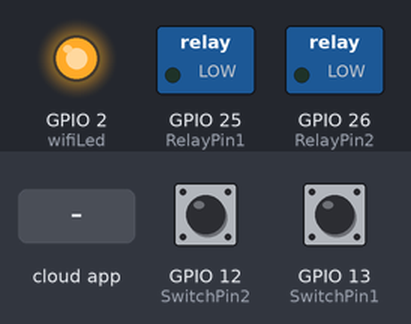
Recording of a sketch running on a simulated ESP32. On the bench: switched loads named in the sketch (green lamp = pin HIGH), output pins drawn as LEDs (lit = HIGH). The inputs (shaded band) are chosen by the test bench; at power-on: GPIO 12 (SwitchPin2) HIGH, GPIO 13 (SwitchPin1) HIGH. WiFi joins after 1.5 s; servers stay silent unless stated; what the sketch prints to the serial monitor is not drawn.

Above: at 2.7 s.
2.8 s: the phone or cloud app sets 660c61c838f6f4a3cdcefb45 to 1
At 3.7 s:
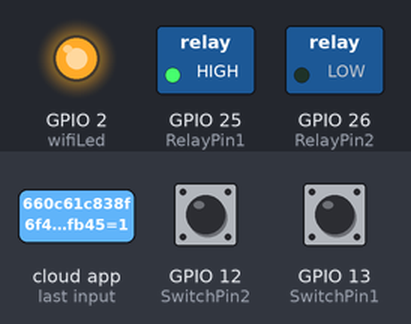
4.3 s: the phone or cloud app sets 660c629038f6f4a3cdcefbbc to 1
At 4.8 s:
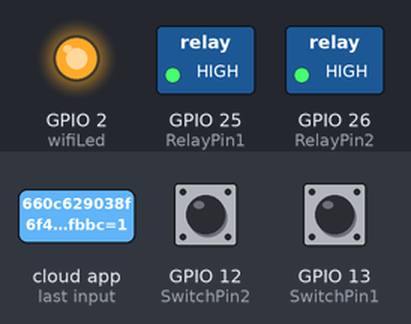
5.8 s: the phone or cloud app sets 660c61c838f6f4a3cdcefb45 to 0
At 7.0 s:
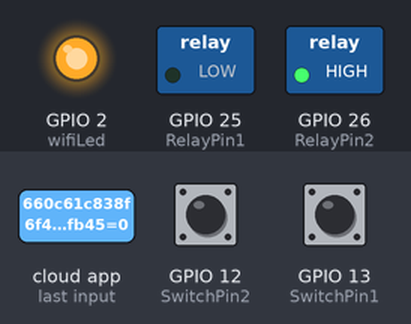
7.3 s: the phone or cloud app sets 660c629038f6f4a3cdcefbbc to 0
At 8.3 s:
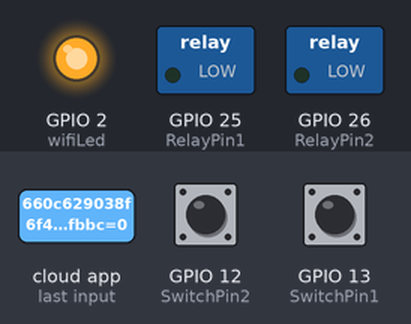
8.8 s: GPIO 12 (SwitchPin2) pulled LOW for 3.2 s
At 9.5 s:
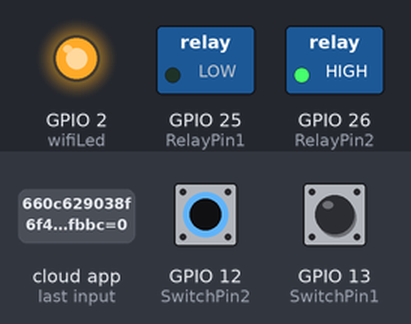
13.5 s: GPIO 13 (SwitchPin1) pulled LOW for 3.2 s
At 14.2 s:
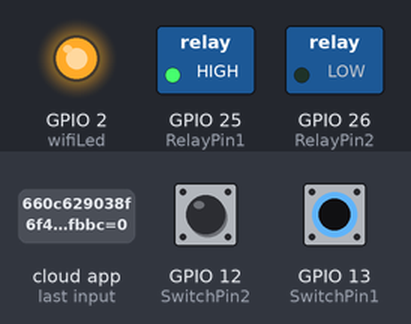
Timing chart, 0 to 18.2 s (numbered marks = the images above; inputs shaded):
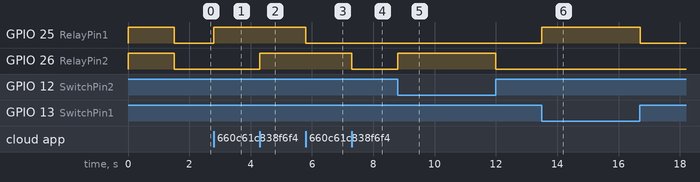

The sketch:

Dispenser.ino
```cpp
#include <Arduino.h>                          //ArduinoJson Library: https://github.com/bblanchon/ArduinoJson
#include <WiFi.h>
#include "SinricPro.h"                        //SinricPro Library: https://sinricpro.github.io/esp8266-esp32-sdk/
#include "SinricProSwitch.h"
#include <map>
#include <string.h>


//#define ENABLE_DEBUG

#ifdef ENABLE_DEBUG
       #define DEBUG_ESP_PORT Serial
       #define NODEBUG_WEBSOCKETS             //arduinoWebSockets Library: https://github.com/Links2004/arduinoWebSockets
       #define NDEBUG
#endif

#define WIFI_SSID         "Badri"      //Enter WiFi Name
#define WIFI_PASS         "Badri23510"      //Enter WiFi Password
#define APP_KEY           "d259475c-8066-4e17-b7df-d9e22131ebbf"                  //Enter APP-KEY
#define APP_SECRET        "d304042e-a415-4506-a4b8-5adc8f921d5e-feb37b90-4b10-4e36-8cec-1c4e97786d75"     //Enter APP-SECRET

//Enter the device IDs here
#define device_ID_1   "660c61c838f6f4a3cdcefb45"  //Food Dispenser ID
#define device_ID_2   "660c629038f6f4a3cdcefbbc"  //Water Dispenser ID


// define the GPIO connected with Relays and switches
#define RelayPin1 25
#define RelayPin2 26


#define SwitchPin1 13  //D13
#define SwitchPin2 12  //D12

#define wifiLed   2   //D2

//uncomment the following line if you use Push Buttons to toggle Relays
//#define TACTILE_BUTTON 1

#define BAUD_RATE   9600

#define DEBOUNCE_TIME 250

typedef struct {      // struct for the std::map below
  int relayPIN;
  int flipSwitchPIN;
} deviceConfig_t;


std::map<String, deviceConfig_t> devices = {
    //{deviceId, {relayPIN,  flipSwitchPIN}}
    {device_ID_1, {  RelayPin1, SwitchPin1 }},
    {device_ID_2, {  RelayPin2, SwitchPin2 }}

};

typedef struct {      // struct for the std::map below
  String deviceId;
  bool lastFlipSwitchState;
  unsigned long lastFlipSwitchChange;
} flipSwitchConfig_t;

std::map<int, flipSwitchConfig_t> flipSwitches;    // this map is used to map flipSwitch PINs to deviceId and handling debounce and last flipSwitch state checks
                                                  // it will be setup in "setupFlipSwitches" function, using informations from devices map

void setupRelays() {
  for (auto &device : devices) {           // for each device (relay, flipSwitch combination)
    int relayPIN = device.second.relayPIN; // get the relay pin
    pinMode(relayPIN, OUTPUT);             // set relay pin to OUTPUT
    digitalWrite(relayPIN, HIGH);
  }
}

void setupFlipSwitches() {
  for (auto &device : devices)  {                     // for each device (relay / flipSwitch combination)
    flipSwitchConfig_t flipSwitchConfig;              // create a new flipSwitch configuration

    flipSwitchConfig.deviceId = device.first;         // set the deviceId
    flipSwitchConfig.lastFlipSwitchChange = 0;        // set debounce time
    flipSwitchConfig.lastFlipSwitchState = false;     // set lastFlipSwitchState to false (LOW)--

    int flipSwitchPIN = device.second.flipSwitchPIN;  // get the flipSwitchPIN

    flipSwitches[flipSwitchPIN] = flipSwitchConfig;   // save the flipSwitch config to flipSwitches map
    pinMode(flipSwitchPIN, INPUT_PULLUP);                   // set the flipSwitch pin to INPUT
  }
}

bool onPowerState(String deviceId, bool &state)
{
  Serial.printf("%s: %s\r\n", deviceId.c_str(), state ? "on" : "off");
  int relayPIN = devices[deviceId].relayPIN; // get the relay pin for corresponding device
  digitalWrite(relayPIN, state);            // set the new relay state
  return true;
}

void handleFlipSwitches() {
  unsigned long actualMillis = millis();                                          // get actual millis
  for (auto &flipSwitch : flipSwitches) {                                         // for each flipSwitch in flipSwitches map
    unsigned long lastFlipSwitchChange = flipSwitch.second.lastFlipSwitchChange;  // get the timestamp when flipSwitch was pressed last time (used to debounce / limit events)

    if (actualMillis - lastFlipSwitchChange > DEBOUNCE_TIME) {                    // if time is > debounce time...

      int flipSwitchPIN = flipSwitch.first;                                       // get the flipSwitch pin from configuration
      bool lastFlipSwitchState = flipSwitch.second.lastFlipSwitchState;           // get the lastFlipSwitchState
      bool flipSwitchState = digitalRead(flipSwitchPIN);                          // read the current flipSwitch state
      if (flipSwitchState != lastFlipSwitchState) {                               // if the flipSwitchState has changed...
#ifdef TACTILE_BUTTON
        if (flipSwitchState) {                                                    // if the tactile button is pressed
#endif
          flipSwitch.second.lastFlipSwitchChange = actualMillis;                  // update lastFlipSwitchChange time
          String deviceId = flipSwitch.second.deviceId;                           // get the deviceId from config
          int relayPIN = devices[deviceId].relayPIN;                              // get the relayPIN from config
          bool newRelayState = !digitalRead(relayPIN);                            // set the new relay State
          digitalWrite(relayPIN, newRelayState);                                  // set the trelay to the new state

          SinricProSwitch &mySwitch = SinricPro[deviceId];                        // get Switch device from SinricPro
          mySwitch.sendPowerStateEvent(!newRelayState);                            // send the event
#ifdef TACTILE_BUTTON
        }
#endif
        flipSwitch.second.lastFlipSwitchState = flipSwitchState;                  // update lastFlipSwitchState
      }
    }
  }
}

void setupWiFi()
{
  Serial.printf("\r\n[Wifi]: Connecting");
  WiFi.begin(WIFI_SSID, WIFI_PASS);

  while (WiFi.status() != WL_CONNECTED)
  {
    Serial.printf(".");
    delay(250);
  }
  digitalWrite(wifiLed, HIGH);
  Serial.printf("connected!\r\n[WiFi]: IP-Address is %s\r\n", WiFi.localIP().toString().c_str());
}

void setupSinricPro()
{
  for (auto &device : devices)
  {
    const char *deviceId = device.first.c_str();
    SinricProSwitch &mySwitch = SinricPro[deviceId];
    mySwitch.onPowerState(onPowerState);
  }

  SinricPro.begin(APP_KEY, APP_SECRET);
  SinricPro.restoreDeviceStates(true);
}

void setup()
{
  Serial.begin(BAUD_RATE);

  pinMode(wifiLed, OUTPUT);
  digitalWrite(wifiLed, LOW);

  setupRelays();
  setupFlipSwitches();
  setupWiFi();
  setupSinricPro();

}

void loop()
{
  SinricPro.handle();
  handleFlipSwitches();
}
```

Measured:
- after the input at 2.8 s, GPIO 25 (RelayPin1): LOW → HIGH at once
- after the input at 4.3 s, GPIO 26 (RelayPin2): LOW → HIGH at once
- after the input at 5.8 s, GPIO 25 (RelayPin1): HIGH → LOW at once
- after the input at 7.3 s, GPIO 26 (RelayPin2): HIGH → LOW at once
- after the input at 8.8 s, GPIO 26 (RelayPin2): LOW → HIGH at once, → LOW 3.2 s later
- after the input at 13.5 s, GPIO 25 (RelayPin1): LOW → HIGH at once, → LOW 3.2 s later
